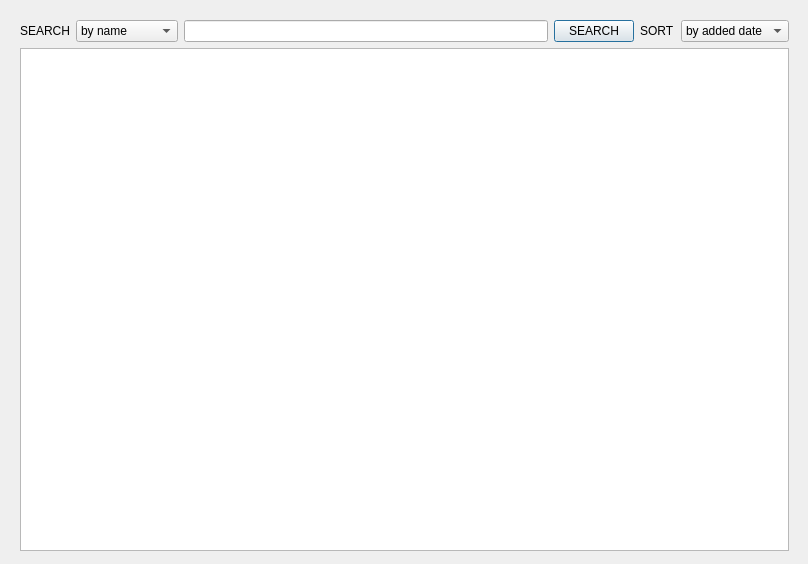
<?xml version="1.0" encoding="UTF-8"?>
<ui version="4.0">
 <class>Dialog</class>
 <widget class="QDialog" name="Dialog">
  <property name="geometry">
   <rect>
    <x>0</x>
    <y>0</y>
    <width>808</width>
    <height>564</height>
   </rect>
  </property>
  <property name="windowTitle">
   <string>Dialog</string>
  </property>
  <widget class="QWidget" name="layoutWidget">
   <property name="geometry">
    <rect>
     <x>20</x>
     <y>20</y>
     <width>769</width>
     <height>531</height>
    </rect>
   </property>
   <layout class="QVBoxLayout" name="verticalLayout">
    <item>
     <layout class="QHBoxLayout" name="horizontalLayout">
      <item>
       <widget class="QLabel" name="label_2">
        <property name="styleSheet">
         <string notr="true">font: 75 14pt &quot;Calibri&quot;;</string>
        </property>
        <property name="text">
         <string>SEARCH</string>
        </property>
       </widget>
      </item>
      <item>
       <widget class="QComboBox" name="search_with_combo">
        <property name="styleSheet">
         <string notr="true">font: 75 14pt &quot;Calibri&quot;;</string>
        </property>
        <item>
         <property name="text">
          <string>by name</string>
         </property>
        </item>
        <item>
         <property name="text">
          <string>by sentences</string>
         </property>
        </item>
       </widget>
      </item>
      <item>
       <widget class="QLineEdit" name="lineEdit">
        <property name="styleSheet">
         <string notr="true">font: 75 14pt &quot;Calibri&quot;;</string>
        </property>
       </widget>
      </item>
      <item>
       <widget class="QPushButton" name="search_button">
        <property name="text">
         <string>SEARCH</string>
        </property>
       </widget>
      </item>
      <item>
       <widget class="QLabel" name="label">
        <property name="styleSheet">
         <string notr="true">font: 75 14pt &quot;Calibri&quot;;</string>
        </property>
        <property name="text">
         <string>SORT</string>
        </property>
       </widget>
      </item>
      <item>
       <widget class="QComboBox" name="sortby_combo">
        <property name="styleSheet">
         <string notr="true">font: 75 14pt &quot;Calibri&quot;;</string>
        </property>
        <item>
         <property name="text">
          <string>by added date</string>
         </property>
        </item>
        <item>
         <property name="text">
          <string>by name</string>
         </property>
        </item>
       </widget>
      </item>
     </layout>
    </item>
    <item>
     <widget class="QListWidget" name="all_dictionary"/>
    </item>
   </layout>
  </widget>
 </widget>
 <resources/>
 <connections/>
</ui>
